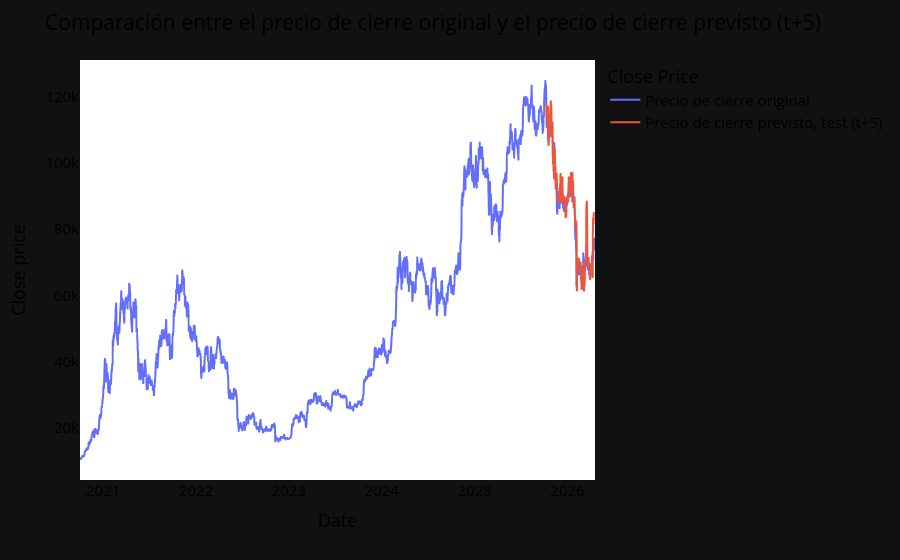

Notebook source saved alongside this figure:
### Markdown cell above
#### Predicción para los próximos 5 días

### Code cell
import numpy as np
import pandas as pd
import plotly.express as px
from itertools import cycle
from sklearn.metrics import mean_absolute_error

# ===== 1) Predicción recursiva a h pasos =====
def predict_h_steps(model, x_row, h):
    """
    x_row: una fila de X_test (shape: (time_step,)) en escala NORMALIZADA
    devuelve la predicción t+h (NORMALIZADA) usando predicción recursiva
    """
    window = x_row.copy()
    for _ in range(h):
        yhat = model.predict(window.reshape(1, -1))[0]  # normalizado
        window = np.roll(window, -1)
        window[-1] = yhat
    return yhat

# ===== 2) Generar test_predict_5 (normalizado -> real) =====
h = 5
test_predict_5_scaled = np.array([predict_h_steps(model, X_test[i], h) for i in range(len(X_test))]).reshape(-1, 1)
test_predict_5 = scaler.inverse_transform(test_predict_5_scaled)  # a escala real (precio)

print("test_predict_5:", test_predict_5.shape)

# ===== 3) Colocar en un array tipo tu testPredictPlot =====
look_back = time_step

testPredictPlot_5 = np.empty_like(closedf)
testPredictPlot_5[:, :] = np.nan

start = len(train_predict) + (look_back * 2) + 1
end   = len(closedf) - h  # <- antes era -1, ahora -5

# Aseguramos que la longitud encaje
L = min(len(test_predict_5), end - start)
testPredictPlot_5[start:start+L, :] = test_predict_5[:L]

print("Previsión de datos de test (t+5): ", testPredictPlot_5.shape)

# ===== 4) DataFrame para plotly  =====
plotdf_5 = pd.DataFrame({
    'date': close_stock['date'],
    'original_close': close_stock['close'],
    'test_predicted_close_t5': testPredictPlot_5.reshape(1, -1)[0].tolist()
})

# ===== 5) Métrica MAE en escala real  =====
mask = ~pd.isna(plotdf_5['test_predicted_close_t5'])
mae_5 = mean_absolute_error(plotdf_5.loc[mask, 'original_close'], plotdf_5.loc[mask, 'test_predicted_close_t5'])
print(f"MAE test (t+{h}): {mae_5:.2f}")

# ===== 6) Plot =====
names = cycle(['Precio de cierre original', 'Precio de cierre previsto, test (t+5)'])

fig = px.line(
    plotdf_5,
    x='date',
    y=['original_close', 'test_predicted_close_t5'],
    labels={'value': 'Close price', 'date': 'Date'}
)

fig.update_layout(
    title_text='Comparación entre el precio de cierre original y el precio de cierre previsto (t+5)',
    plot_bgcolor='white',
    font_size=15,
    font_color='black',
    legend_title_text='Close Price'
)

fig.for_each_trace(lambda t: t.update(name=next(names)))
fig.update_xaxes(showgrid=False)
fig.update_yaxes(showgrid=False)
fig.show()

### Figure 1 — Plotly figure (JSON) as saved in the notebook; plotly's stock layout.template omitted (floating-point values rounded to 4 significant figures; data arrays with more than 128 entries replaced by an {"elided": "..."} marker saying what was removed)
{"data": [{"hovertemplate": "variable=original_close<br>Date=%{x}<br>Close price=%{y}<extra></extra>", "legendgroup": "original_close", "line": {"color": "#636efa", "dash": "solid"}, "marker": {"symbol": "circle"}, "mode": "lines", "name": "Precio de cierre original", "showlegend": true, "x": {"elided": "2026 str values"}, "xaxis": "x", "y": {"elided": "2026 float values"}, "yaxis": "y", "type": "scattergl"}, {"hovertemplate": "variable=test_predicted_close_t5<br>Date=%{x}<br>Close price=%{y}<extra></extra>", "legendgroup": "test_predicted_close_t5", "line": {"color": "#EF553B", "dash": "solid"}, "marker": {"symbol": "circle"}, "mode": "lines", "name": "Precio de cierre previsto, test (t+5)", "showlegend": true, "x": {"elided": "2026 str values"}, "xaxis": "x", "y": {"elided": "2026 float values"}, "yaxis": "y", "type": "scattergl"}], "layout": {"xaxis": {"anchor": "y", "domain": [0.0, 1.0], "title": {"text": "Date"}, "showgrid": false}, "yaxis": {"anchor": "x", "domain": [0.0, 1.0], "title": {"text": "Close price"}, "showgrid": false}, "legend": {"title": {"text": "Close Price"}, "tracegroupgap": 0}, "margin": {"t": 60}, "title": {"text": "Comparación entre el precio de cierre original y el precio de cierre previsto (t+5)"}, "font": {"size": 15, "color": "black"}, "plot_bgcolor": "white"}}
